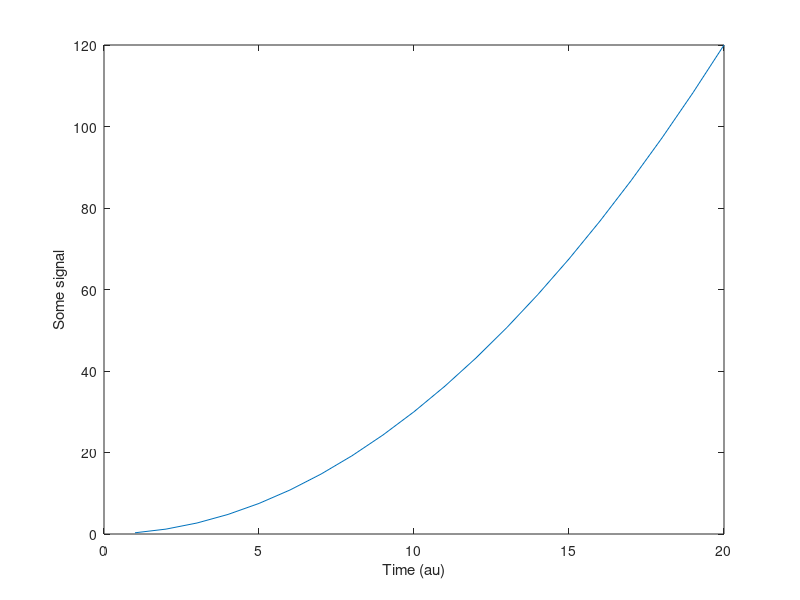

Source code (MATLAB):
%% An example of a line plot
% Denis Schluppeck
%
% 2019-04-30, for the matlab course
%
% A first script that shows everyone 
% how to find out information about 
% graphics properties and how to change them
%
% see also: plot, plotThingsMyWay

%% Specify some variables
n = 20;
t = 1:n;

% signal is going to be some curve

sig = 0.3 .* (t.^2);

%% Create the plots

figure();
plot(t,sig) 

xlabel('Time (au)')  % " are not cool
ylabel('Some signal')

%% Some examples of how to turn m-code into documents
%
%
% 
% * list item 1
% * something else to remember
% 
%
% $$e^{\pi i} + 1 = 0$$
% 
% |MONOSPACED TEXT|


